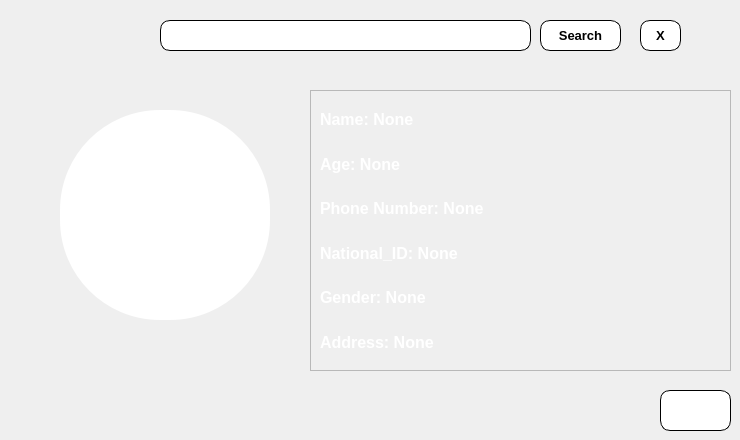
                <widget class="QWidget" name="search_p_tab">
                 <attribute name="icon">
                  <iconset>
                   <normalon>:/images/images/search.png</normalon>
                  </iconset>
                 </attribute>
                 <attribute name="title">
                  <string>Search</string>
                 </attribute>
                 <widget class="QLineEdit" name="search_bar">
                  <property name="geometry">
                   <rect>
                    <x>160</x>
                    <y>20</y>
                    <width>371</width>
                    <height>31</height>
                   </rect>
                  </property>
                  <property name="font">
                   <font>
                    <pointsize>12</pointsize>
                    <weight>75</weight>
                    <bold>true</bold>
                   </font>
                  </property>
                  <property name="styleSheet">
                   <string notr="true">border-color: rgb(0, 0, 0);
background-color: rgb(255, 255, 255);
border-style:solid;
border-radius:10px;
border-width:1px;</string>
                  </property>
                  <property name="text">
                   <string/>
                  </property>
                  <property name="alignment">
                   <set>Qt::AlignCenter</set>
                  </property>
                 </widget>
                 <widget class="QPushButton" name="pat_search_btn">
                  <property name="geometry">
                   <rect>
                    <x>540</x>
                    <y>20</y>
                    <width>81</width>
                    <height>31</height>
                   </rect>
                  </property>
                  <property name="font">
                   <font>
                    <pointsize>10</pointsize>
                    <weight>75</weight>
                    <bold>true</bold>
                   </font>
                  </property>
                  <property name="styleSheet">
                   <string notr="true">QPushButton{border-color: rgb(0, 0, 0);
border-style:solid;
border-radius:10px;
border-width:1px;
background-color: rgb(255, 255, 255);}

QPushButton::pressed{
background-color: rgb(0, 79, 238);
 border-style:inset;
color:white;
}</string>
                  </property>
                  <property name="text">
                   <string>Search</string>
                  </property>
                  <property name="icon">
                   <iconset>
                    <normalon>:/images/images/search_p2.png</normalon>
                   </iconset>
                  </property>
                 </widget>
                 <widget class="QPushButton" name="dwnld_pdata_btn">
                  <property name="geometry">
                   <rect>
                    <x>660</x>
                    <y>390</y>
                    <width>71</width>
                    <height>41</height>
                   </rect>
                  </property>
                  <property name="font">
                   <font>
                    <pointsize>10</pointsize>
                    <weight>75</weight>
                    <bold>true</bold>
                   </font>
                  </property>
                  <property name="styleSheet">
                   <string notr="true">QPushButton{border-color: rgb(0, 0, 0);
border-style:solid;
border-radius:10px;
border-width:1px;
background-color: rgb(255, 255, 255);}

QPushButton::pressed{
background-color: rgb(0, 79, 238);
 border-style:inset;
color:white;
}</string>
                  </property>
                  <property name="text">
                   <string/>
                  </property>
                  <property name="icon">
                   <iconset>
                    <normalon>:/images/images/dwnld.png</normalon>
                   </iconset>
                  </property>
                  <property name="iconSize">
                   <size>
                    <width>45</width>
                    <height>45</height>
                   </size>
                  </property>
                 </widget>
                 <widget class="QLabel" name="pat_photo_s">
                  <property name="geometry">
                   <rect>
                    <x>60</x>
                    <y>110</y>
                    <width>210</width>
                    <height>210</height>
                   </rect>
                  </property>
                  <property name="styleSheet">
                   <string notr="true">color: rgb(255, 255, 255);
background-color: rgb(255, 255, 255);
border-style:outset;
border-radius:100px;</string>
                  </property>
                  <property name="text">
                   <string/>
                  </property>
                  <property name="alignment">
                   <set>Qt::AlignCenter</set>
                  </property>
                 </widget>
                 <widget class="QFrame" name="search_data">
                  <property name="geometry">
                   <rect>
                    <x>310</x>
                    <y>90</y>
                    <width>421</width>
                    <height>281</height>
                   </rect>
                  </property>
                  <property name="frameShape">
                   <enum>QFrame::StyledPanel</enum>
                  </property>
                  <property name="frameShadow">
                   <enum>QFrame::Raised</enum>
                  </property>
                  <layout class="QVBoxLayout" name="verticalLayout_10">
                   <item>
                    <widget class="QLabel" name="pat_name_s">
                     <property name="font">
                      <font>
                       <pointsize>12</pointsize>
                       <weight>75</weight>
                       <bold>true</bold>
                      </font>
                     </property>
                     <property name="styleSheet">
                      <string notr="true">color: rgb(255, 255, 255);</string>
                     </property>
                     <property name="text">
                      <string>Name: None</string>
                     </property>
                    </widget>
                   </item>
                   <item>
                    <widget class="QLabel" name="pat_age_s">
                     <property name="font">
                      <font>
                       <pointsize>12</pointsize>
                       <weight>75</weight>
                       <bold>true</bold>
                      </font>
                     </property>
                     <property name="styleSheet">
                      <string notr="true">color: rgb(255, 255, 255);</string>
                     </property>
                     <property name="text">
                      <string>Age: None</string>
                     </property>
                    </widget>
                   </item>
                   <item>
                    <widget class="QLabel" name="pat_phone_s">
                     <property name="font">
                      <font>
                       <pointsize>12</pointsize>
                       <weight>75</weight>
                       <bold>true</bold>
                      </font>
                     </property>
                     <property name="styleSheet">
                      <string notr="true">color: rgb(255, 255, 255);</string>
                     </property>
                     <property name="text">
                      <string>Phone Number: None</string>
                     </property>
                    </widget>
                   </item>
                   <item>
                    <widget class="QLabel" name="pat_national_s">
                     <property name="font">
                      <font>
                       <pointsize>12</pointsize>
                       <weight>75</weight>
                       <bold>true</bold>
                      </font>
                     </property>
                     <property name="styleSheet">
                      <string notr="true">color: rgb(255, 255, 255);</string>
                     </property>
                     <property name="text">
                      <string>National_ID: None</string>
                     </property>
                    </widget>
                   </item>
                   <item>
                    <widget class="QLabel" name="pat_gender_s">
                     <property name="font">
                      <font>
                       <pointsize>12</pointsize>
                       <weight>75</weight>
                       <bold>true</bold>
                      </font>
                     </property>
                     <property name="styleSheet">
                      <string notr="true">color: rgb(255, 255, 255);</string>
                     </property>
                     <property name="text">
                      <string>Gender: None</string>
                     </property>
                    </widget>
                   </item>
                   <item>
                    <widget class="QLabel" name="pat_address_s">
                     <property name="font">
                      <font>
                       <pointsize>12</pointsize>
                       <weight>75</weight>
                       <bold>true</bold>
                      </font>
                     </property>
                     <property name="styleSheet">
                      <string notr="true">color: rgb(255, 255, 255);</string>
                     </property>
                     <property name="text">
                      <string>Address: None</string>
                     </property>
                    </widget>
                   </item>
                  </layout>
                 </widget>
                 <widget class="QPushButton" name="pat_cancel_search_btn_2">
                  <property name="geometry">
                   <rect>
                    <x>640</x>
                    <y>20</y>
                    <width>41</width>
                    <height>31</height>
                   </rect>
                  </property>
                  <property name="font">
                   <font>
                    <pointsize>10</pointsize>
                    <weight>75</weight>
                    <bold>true</bold>
                   </font>
                  </property>
                  <property name="styleSheet">
                   <string notr="true">QPushButton{border-color: rgb(0, 0, 0);
border-style:solid;
border-radius:10px;
border-width:1px;
background-color: rgb(255, 255, 255);}

QPushButton::pressed{
background-color: rgb(0, 79, 238);
 border-style:inset;
color:white;
}</string>
                  </property>
                  <property name="text">
                   <string>X</string>
                  </property>
                 </widget>
                </widget>
